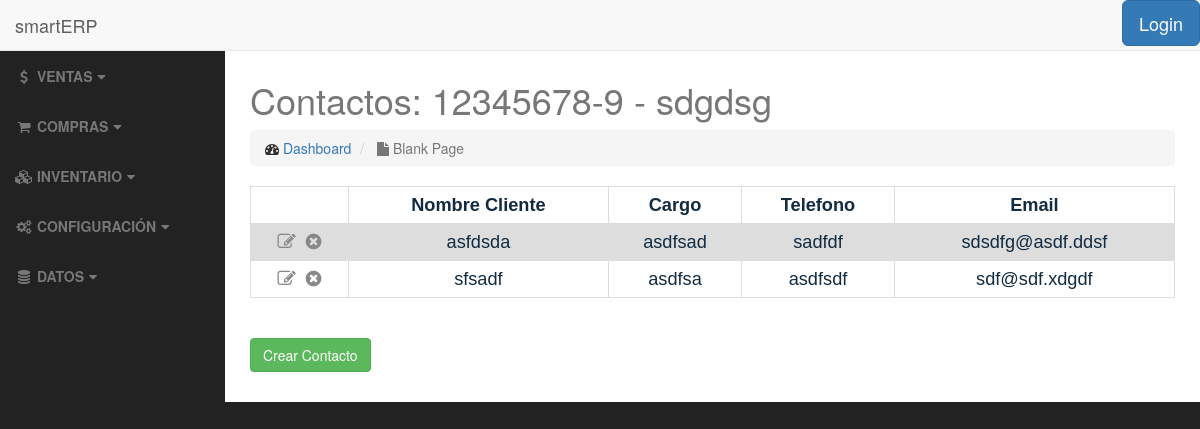
Before: /clients/3/contacts/ with the older database file.
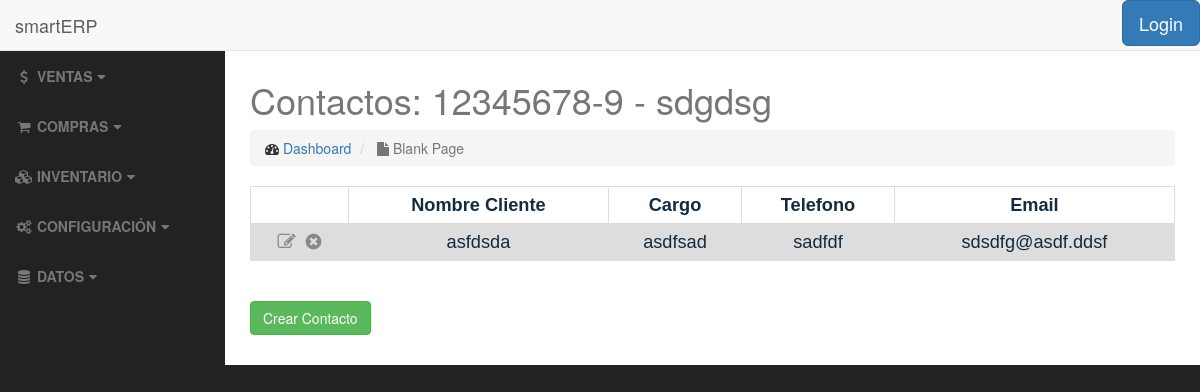
After: the same page with the newer database file.
### clients/models.py (models this page shows, shortened)
class ClientContact(models.Model):
    client = models.ForeignKey(Client, on_delete=models.PROTECT, verbose_name="Cliente")
    contact_name = models.CharField(max_length=250, verbose_name="Nombre Contacto")
    contact_role = models.CharField(max_length=200, blank=True, verbose_name="Cargo")
    contact_tel = models.CharField(max_length=20, blank=True, verbose_name="Telefono")
    contact_email = models.EmailField(blank=True, verbose_name="E-Mail")
    class Meta:
        ordering = ['contact_name']

### clients/views.py (the view)
# urls.py: url(r'^(?P<pk>[0-9]+)/contacts/$', views.ClientContactListView.as_view(), name='contact_list'),
class ClientContactListView(ListView):
    template_name = 'clients/clientcontact_list.html'
    def get_queryset(self):
        self.client = get_object_or_404(Client, pk=self.kwargs['pk'])
        return ClientContact.objects.filter(client=self.client)
    def get_context_data(self, **kwargs):
        context = super(ClientContactListView, self).get_context_data(**kwargs)
        context["client"] = Client.objects.get(pk=self.kwargs['pk'])
        return context

### clients/templates/clients/clientcontact_list.html
{% extends 'base.html' %}
<h2>{% block title %}Contactos: {{ client.client_rut }} - {{ client.client_name }}{% endblock %}</h2>
{% block body %}
    <table>
            {% if object_list %}
                <tr>
                    <th></th>
                    <th>Nombre Cliente</th>
                    <th>Cargo</th>
                    <th>Telefono</th>
                    <th>Email</th>
                </tr>
                    {% for contact in object_list %}
                        <tr>
                            <td>
                                <a href="{% url 'clients:contact-update' contact.pk %}"><i class="fa fa-pencil-square-o" title="Editar"></i></a>&nbsp;
                                <a href="{% url 'clients:contact-delete' contact.pk %}"><i class="fa fa-times-circle" title="Eliminar"></i></a>
                            </td>
                            <td>{{ contact.contact_name }}</td>
                            <td>{{ contact.contact_role }}</td>
                            <td>{{ contact.contact_tel }}</td>
                            <td>{{ contact.contact_email }}</td>
                        </tr>
                    {% endfor %}
            {% else %}
                <h3>No hay contactos registrados</h3>
            {% endif %}
    </table>
    <br>
    <br>
    <a href="{% url 'clients:contact-add' %}" class="btn btn-success">Crear Contacto</a>
    <br>
    <br>
{% endblock %}

Changed rows visible on the page:
removed ClientContact: contact_name "sfsadf", contact_role "asdfsa", contact_tel "asdfsdf", contact_email "sdf@sdf.xdgdf"
